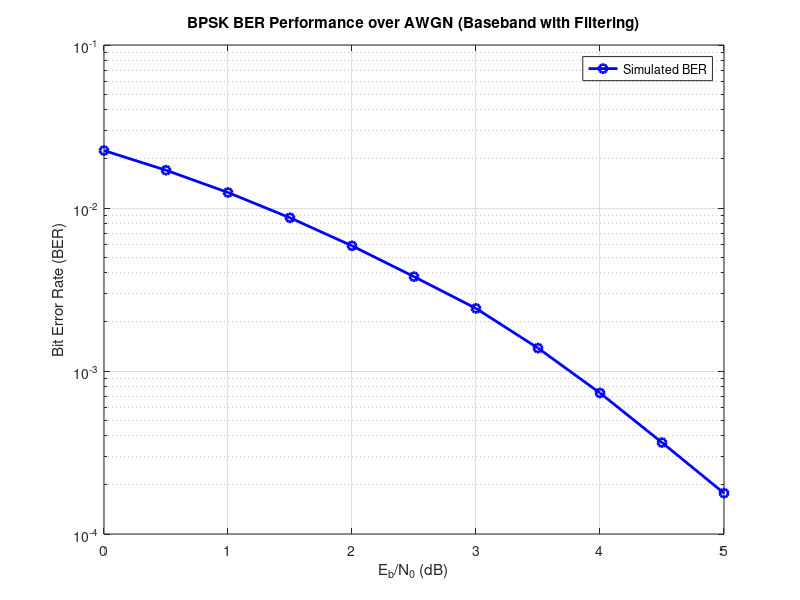

Source code (MATLAB):
clc; clear; close all;

%% Parameters
N = 1e6;        % Number of bits
Rb = 1e3;       % Bit rate (Hz)
B = Rb / 2;     % Signal bandwidth for BPSK
fs = 4*B;       % Sampling frequency (fs >= 2B for Nyquist)
Ts = 1/fs;      % Sampling period
T_symbol = 1/Rb;% Symbol duration
Ns = fs/Rb;     % Samples per symbol

Eb_N0_dB = 0:0.5:5; % SNR values in dB
BER = zeros(1, length(Eb_N0_dB)); % BER storage
CNT = zeros(1, length(Eb_N0_dB)); % BER storage

%% Generate Random Bits
bits = randi([0 1], 1, N);  % Random 0s and 1s

%% BPSK Modulation (Baseband)
tx_signal = repelem(2*bits - 1, Ns);  % BPSK: 0 -> -1, 1 -> +1 (Repeat for oversampling)

%% AWGN Channel
for snr_idx = 1:length(Eb_N0_dB)
    Eb_N0 = 10^(Eb_N0_dB(snr_idx)/10);  % Convert dB to linear scale
    noise_power = (1/(2*Eb_N0)); % Noise power (baseband)
    noise = sqrt(noise_power) * randn(size(tx_signal)); % AWGN

    rx_signal = tx_signal + noise;  % Received signal with noise

    %% Receiver Low-Pass Filtering (Matched Filter)
    h = ones(1, Ns);  % Simple rectangular matched filter
    rx_filtered = conv(rx_signal, h) / Ns;
    rx_filtered = rx_filtered(Ns/2:end-Ns/2);

    %% Symbol Sampling & Decision
    sampled_symbols = rx_filtered(Ns:Ns:end); % Sample at symbol centers
    demod_bits = sampled_symbols > 0; % Decision rule

    %% BER Calculation
    CNT(snr_idx) = sum(bits ~= demod_bits);
    BER(snr_idx) = CNT(snr_idx)  / N;
end

%% Plot BER vs Eb/N0
figure;
semilogy(Eb_N0_dB, BER, 'bo-', 'LineWidth', 2);
grid on;
xlabel('E_b/N_0 (dB)');
ylabel('Bit Error Rate (BER)');
title('BPSK BER Performance over AWGN (Baseband with Filtering)');
legend('Simulated BER');
